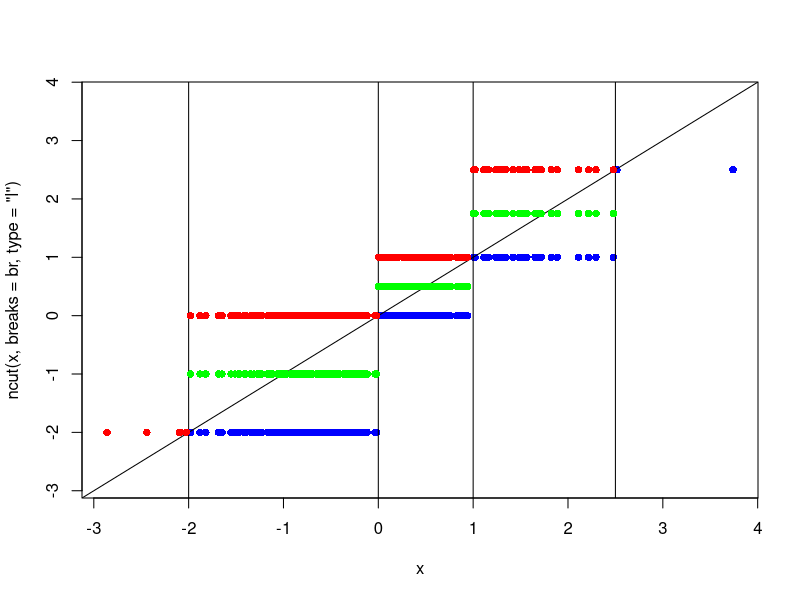

Here is the R script that generated this plot:
library(Epi)


### Name: ncut
### Title: Function to group a variable in intervals.
### Aliases: ncut
### Keywords: manip

### ** Examples

br <- c(-2,0,1,2.5)
x <- c( rnorm( 10 ), br, -3, 3 )
cbind( x, l=ncut( x, breaks=br, type="l" ),
          m=ncut( x, breaks=br, type="m" ),
          r=ncut( x, breaks=br, type="r" ) )[order(x),]
x <- rnorm( 200 )
plot( x, ncut( x, breaks=br, type="l" ), pch=16, col="blue", ylim=range(x) )
abline( 0, 1 )
abline( v=br )
points( x, ncut( x, breaks=br, type="r" ), pch=16, col="red" )
points( x, ncut( x, breaks=br, type="m" ), pch=16, col="green" )
